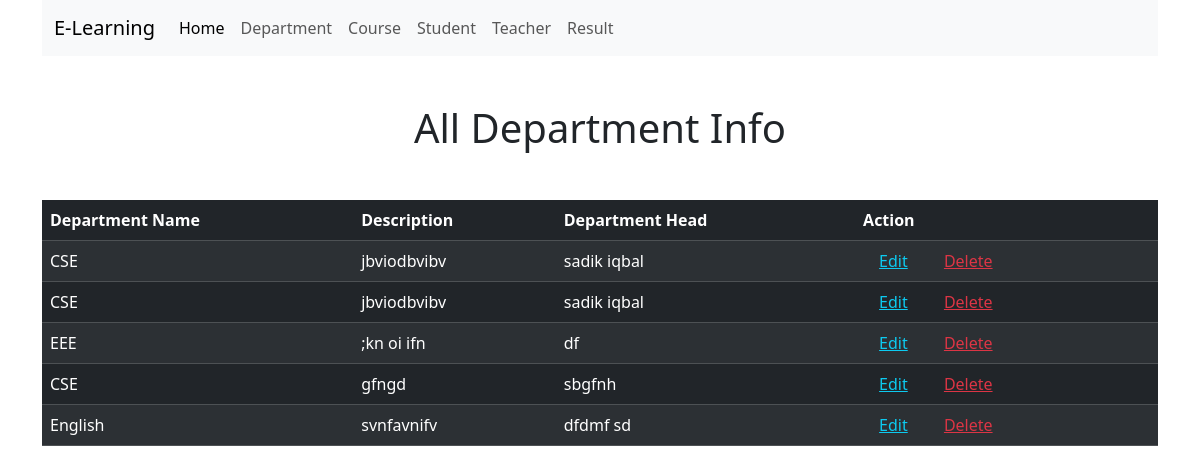
The page /department_view/ on the database its author committed.
### myapp/models.py (models this page shows)
class DepartmentModel(models.Model):
    department_name = models.CharField(max_length=150, null=True)
    description = models.TextField(null=True)
    department_head = models.CharField(max_length=150, null=True)

### myapp/views.py (the view)
# urls.py: path('department_view/', department_view, name='department_view'),
def department_view(request):
    d_data = DepartmentModel.objects.all()
    context = {
        'd_data':d_data
    }
    return render(request, 'department_view.html', context)

### myapp/templates/department_view.html (shortened to what this page needs)
{% extends 'master/base.html' %}
{% block content %}
<h1 class="m-5 text-center">All Department Info</h1>
<table class="table table-dark table-striped">
    <thead>
        <tr>
            <th>Department Name</th>
            <th>Description</th>
            <th>Department Head</th>
            <th>Action</th>
        </tr>
    </thead>
    <tbody>
        {% for data in d_data %}
            <tr>
                <td>{{data.department_name}}</td>
                <td>{{data.description}}</td>
                <td>{{data.department_head}}</td>
                <td>
                    <a href="{% url 'department_update' data.id %}" class="text-info mx-3">Edit</a>
                    <a href="{% url 'department_delete' data.id %}" class="text-danger mx-3">Delete</a>
                </td>
            </tr>
        {% endfor %}
    </tbody>
</table>
{% endblock content %}

### rows shown on the page
DepartmentModel: department_name "CSE", description "jbviodbvibv", department_head "sadik iqbal"
DepartmentModel: department_name "CSE", description "jbviodbvibv", department_head "sadik iqbal"
DepartmentModel: department_name "EEE", description ";kn oi ifn", department_head "df"
DepartmentModel: department_name "CSE", description "gfngd", department_head "sbgfnh"
DepartmentModel: department_name "English", description "svnfavnifv", department_head "dfdmf sd"
